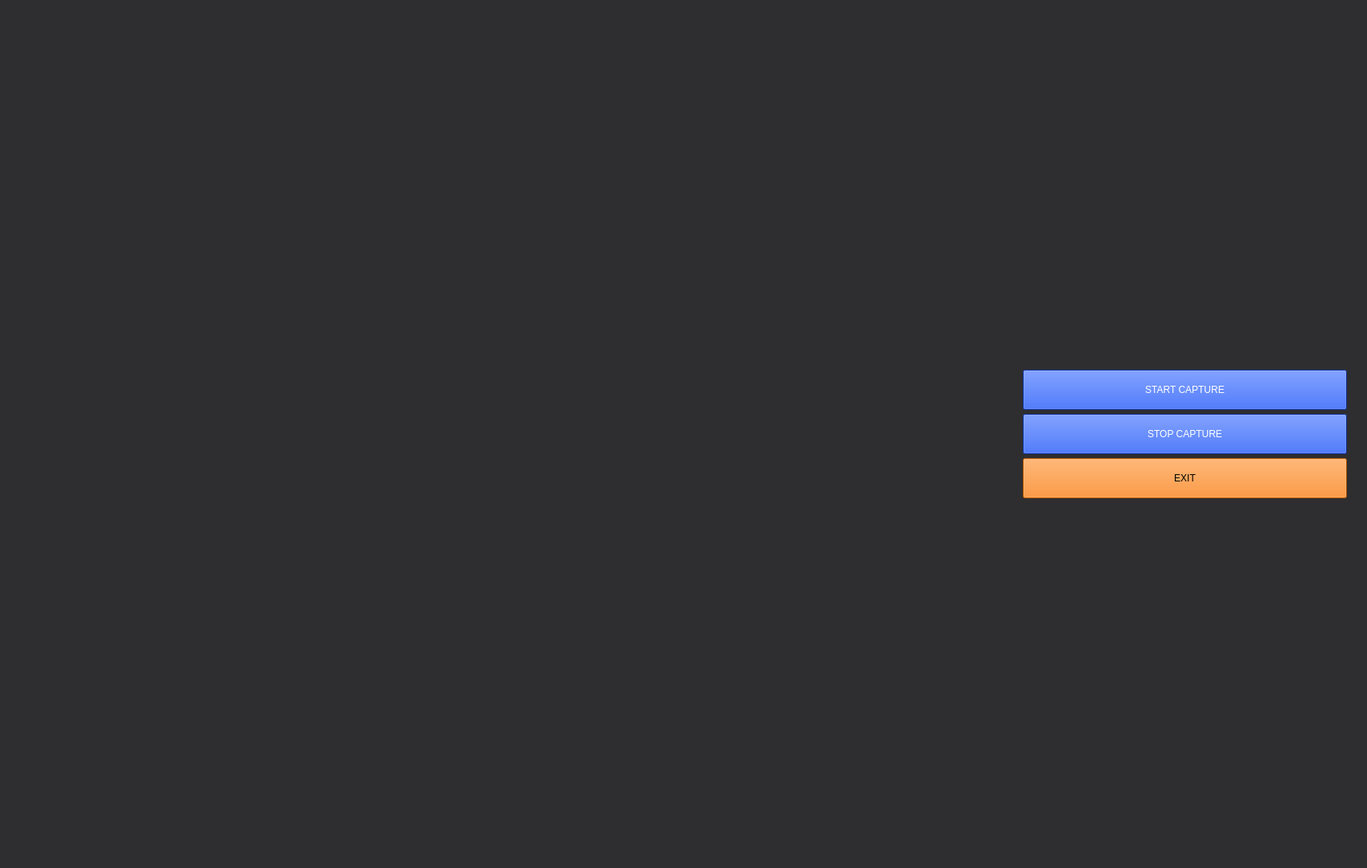
<?xml version="1.0" encoding="UTF-8"?>
<ui version="4.0">
 <class>EndoscopeViewer</class>
 <widget class="QMainWindow" name="EndoscopeViewer">
  <property name="geometry">
   <rect>
    <x>0</x>
    <y>0</y>
    <width>1700</width>
    <height>1080</height>
   </rect>
  </property>
  <property name="maximumSize">
   <size>
    <width>1920</width>
    <height>1080</height>
   </size>
  </property>
  <property name="windowTitle">
   <string>MainWindow</string>
  </property>
  <widget class="QWidget" name="centralwidget">
   <property name="styleSheet">
    <string notr="true">background-color : rgb(46,46,48)</string>
   </property>
   <layout class="QGridLayout" name="gridLayout" columnstretch="3,1">
    <property name="leftMargin">
     <number>20</number>
    </property>
    <property name="topMargin">
     <number>20</number>
    </property>
    <property name="rightMargin">
     <number>20</number>
    </property>
    <property name="bottomMargin">
     <number>20</number>
    </property>
    <item row="0" column="0">
     <widget class="QLabel" name="image_frame">
      <property name="sizePolicy">
       <sizepolicy hsizetype="Minimum" vsizetype="Minimum">
        <horstretch>0</horstretch>
        <verstretch>0</verstretch>
       </sizepolicy>
      </property>
      <property name="text">
       <string/>
      </property>
     </widget>
    </item>
    <item row="0" column="1">
     <layout class="QVBoxLayout" name="overlay_layout" stretch="0,0,0">
      <property name="spacing">
       <number>5</number>
      </property>
      <property name="sizeConstraint">
       <enum>QLayout::SetMinimumSize</enum>
      </property>
      <property name="leftMargin">
       <number>5</number>
      </property>
      <property name="topMargin">
       <number>5</number>
      </property>
      <property name="rightMargin">
       <number>5</number>
      </property>
      <property name="bottomMargin">
       <number>5</number>
      </property>
      <item>
       <widget class="QPushButton" name="b_start_capture">
        <property name="enabled">
         <bool>true</bool>
        </property>
        <property name="sizePolicy">
         <sizepolicy hsizetype="Minimum" vsizetype="Fixed">
          <horstretch>0</horstretch>
          <verstretch>0</verstretch>
         </sizepolicy>
        </property>
        <property name="minimumSize">
         <size>
          <width>50</width>
          <height>50</height>
         </size>
        </property>
        <property name="styleSheet">
         <string notr="true">color: rgb(255, 255, 255);
background-color: rgb(22, 71,219);
font: bold 75 15pt &quot;Noto Sans&quot;;</string>
        </property>
        <property name="text">
         <string>START CAPTURE</string>
        </property>
       </widget>
      </item>
      <item>
       <widget class="QPushButton" name="b_stop_capture">
        <property name="enabled">
         <bool>true</bool>
        </property>
        <property name="sizePolicy">
         <sizepolicy hsizetype="Minimum" vsizetype="Fixed">
          <horstretch>0</horstretch>
          <verstretch>0</verstretch>
         </sizepolicy>
        </property>
        <property name="minimumSize">
         <size>
          <width>50</width>
          <height>50</height>
         </size>
        </property>
        <property name="styleSheet">
         <string notr="true">color: rgb(255, 255, 255);
background-color: rgb(22, 71,219);
font: bold 75 15pt &quot;Noto Sans&quot;;</string>
        </property>
        <property name="text">
         <string>STOP CAPTURE</string>
        </property>
       </widget>
      </item>
      <item>
       <widget class="QPushButton" name="b_exit">
        <property name="sizePolicy">
         <sizepolicy hsizetype="Minimum" vsizetype="Fixed">
          <horstretch>0</horstretch>
          <verstretch>0</verstretch>
         </sizepolicy>
        </property>
        <property name="minimumSize">
         <size>
          <width>50</width>
          <height>50</height>
         </size>
        </property>
        <property name="styleSheet">
         <string notr="true">color: rgb(0, 0, 0);
background-color:rgb(255,123,0);
font: bold 75 15pt &quot;Noto Sans&quot;;</string>
        </property>
        <property name="text">
         <string>EXIT</string>
        </property>
       </widget>
      </item>
     </layout>
    </item>
   </layout>
  </widget>
 </widget>
 <resources/>
 <connections/>
</ui>
